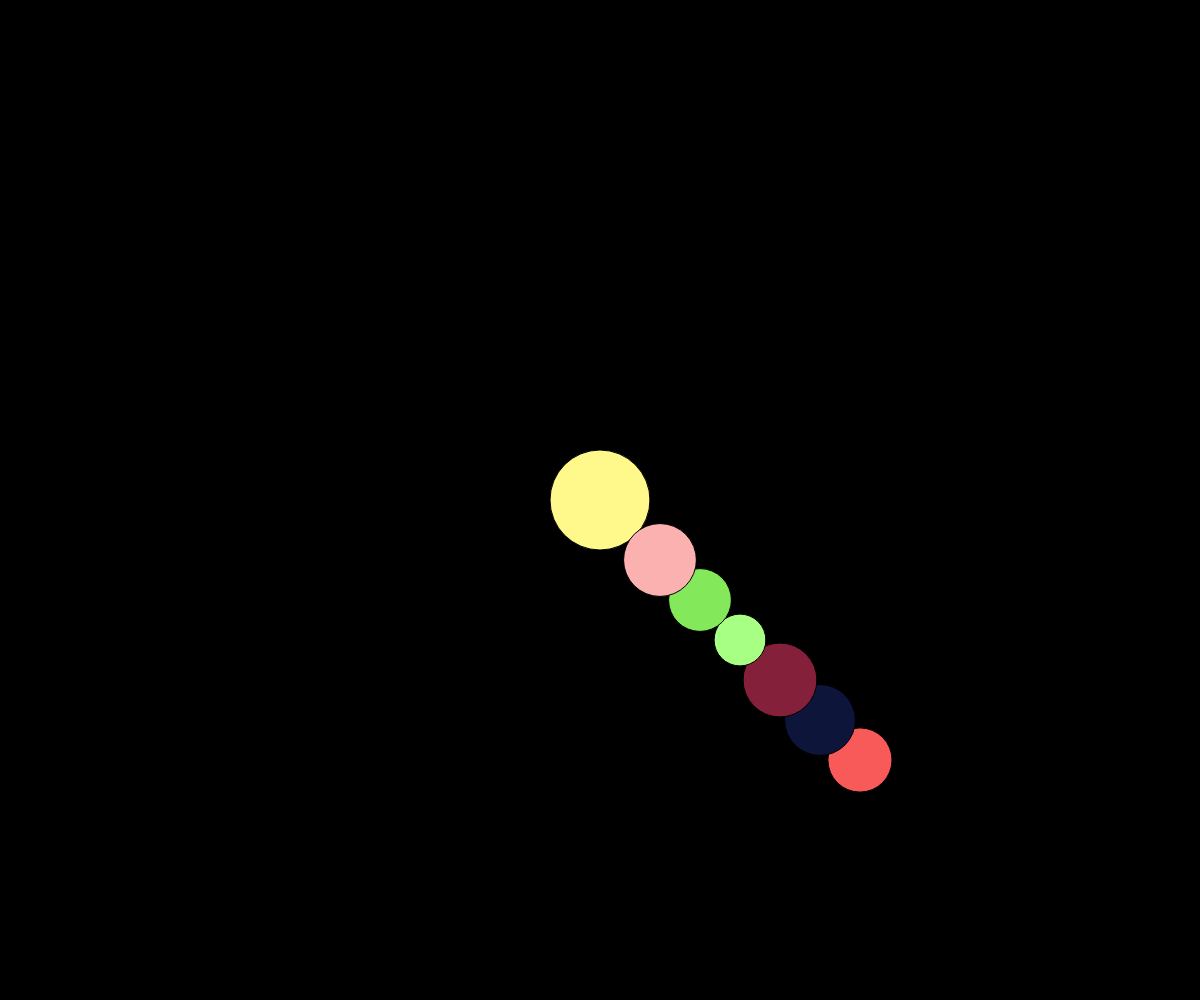
Frame 1 (no input)
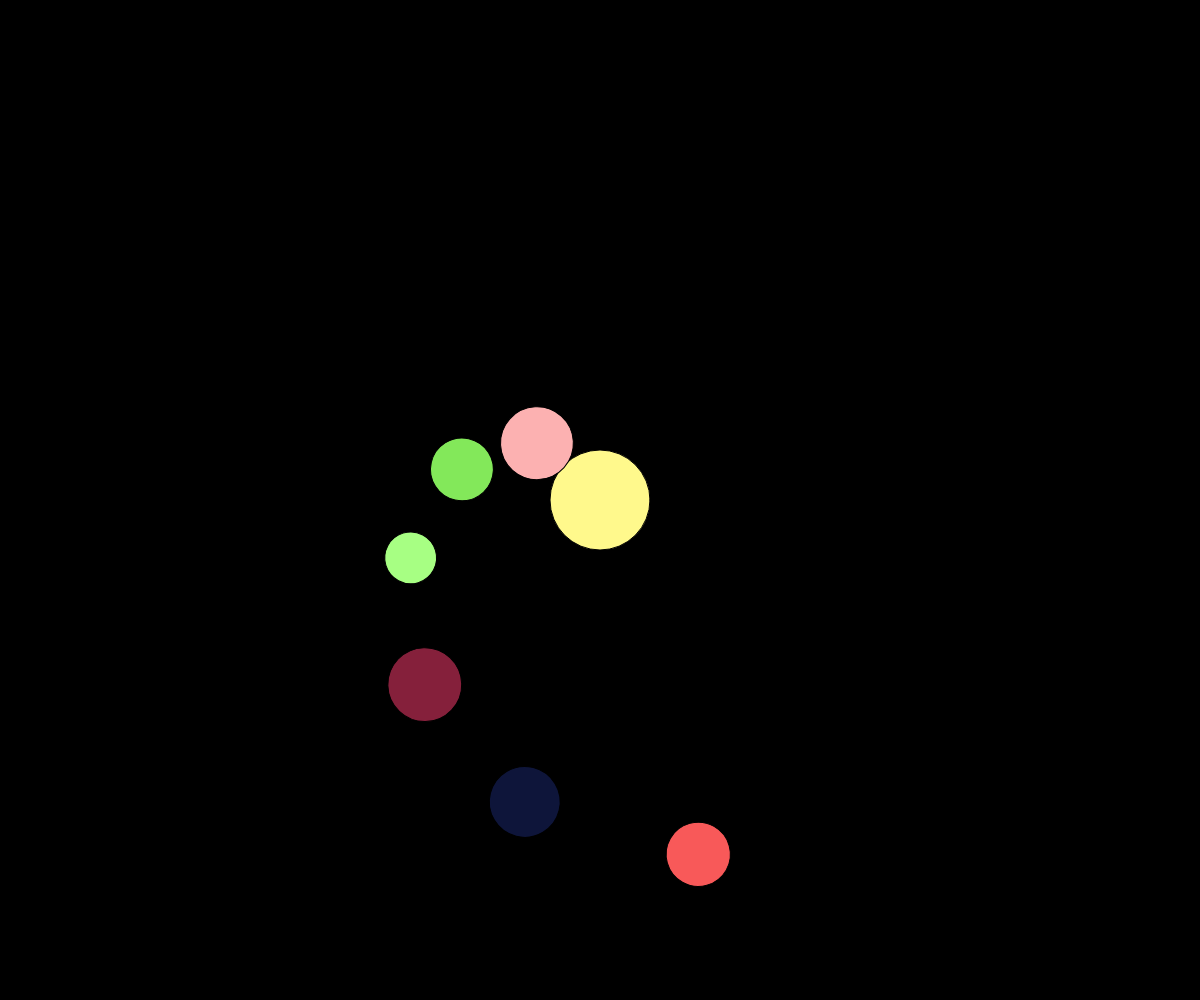
Frame 60 (no input)
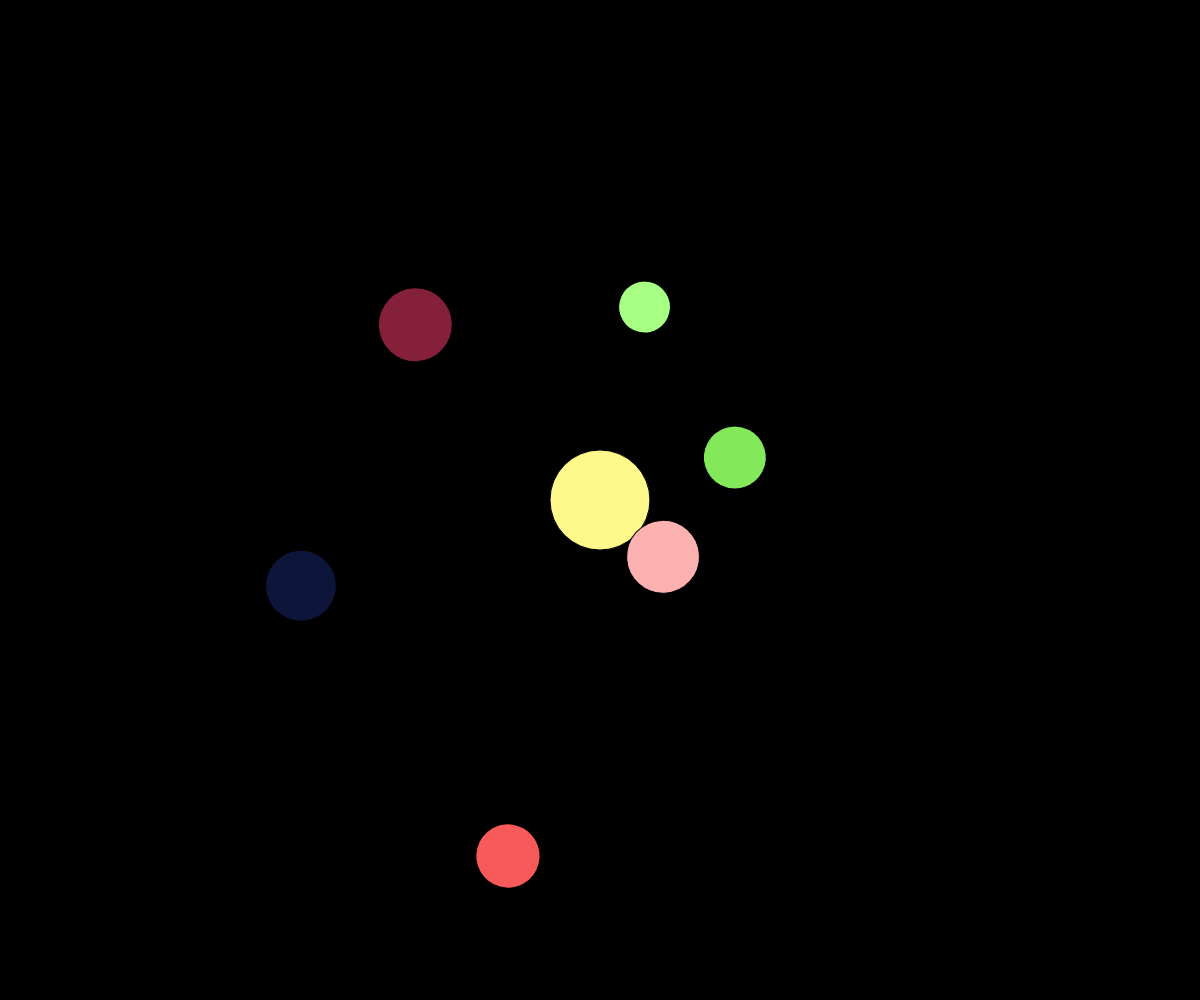
Frame 120 (the mouse pressed at the canvas centre since frame 60)

The p5.js sketch that drew these frames (run headless with seeded random() and noise() and a simulated clock; from frame 60 on, the mouse is pressed at the canvas centre):

// p5.js sketch
// ── sketch.js
let angle = 0;
let colors=['#a7ff83','#f4fa9c','#43dde6','#85203b','#fcb1b1','#a6fff2','#0e153a','#feff89','#83e85a','#f85959']
let size=[];
function setup() {
  createCanvas(windowWidth, windowHeight);
  background(0);
  rectMode(CENTER);
  angleMode(DEGREES);
  colors=shuffle(colors);
  for(let i=0;i<=10;i++)size[i]=random(50,80);
}

function draw() {
  background(0);
  push();
  translate(width / 2, height / 2);
  fill('#fff98c')
  ellipse(0, 0, 100, 100);
  pop();
  for(let i=0;i<=5;i++)
    addPlanet(i+1,colors[i],(5-i+1)*40,size[i]);
    angle += 0.5;
  }
function addPlanet(angleSpeed,color,coord,dimen){
  push();
  translate(width / 2, height / 2);
  fill(color);
  rotate(angle*angleSpeed);
  ellipse(coord+20,coord+20,dimen,dimen);
    pop(); 

}
